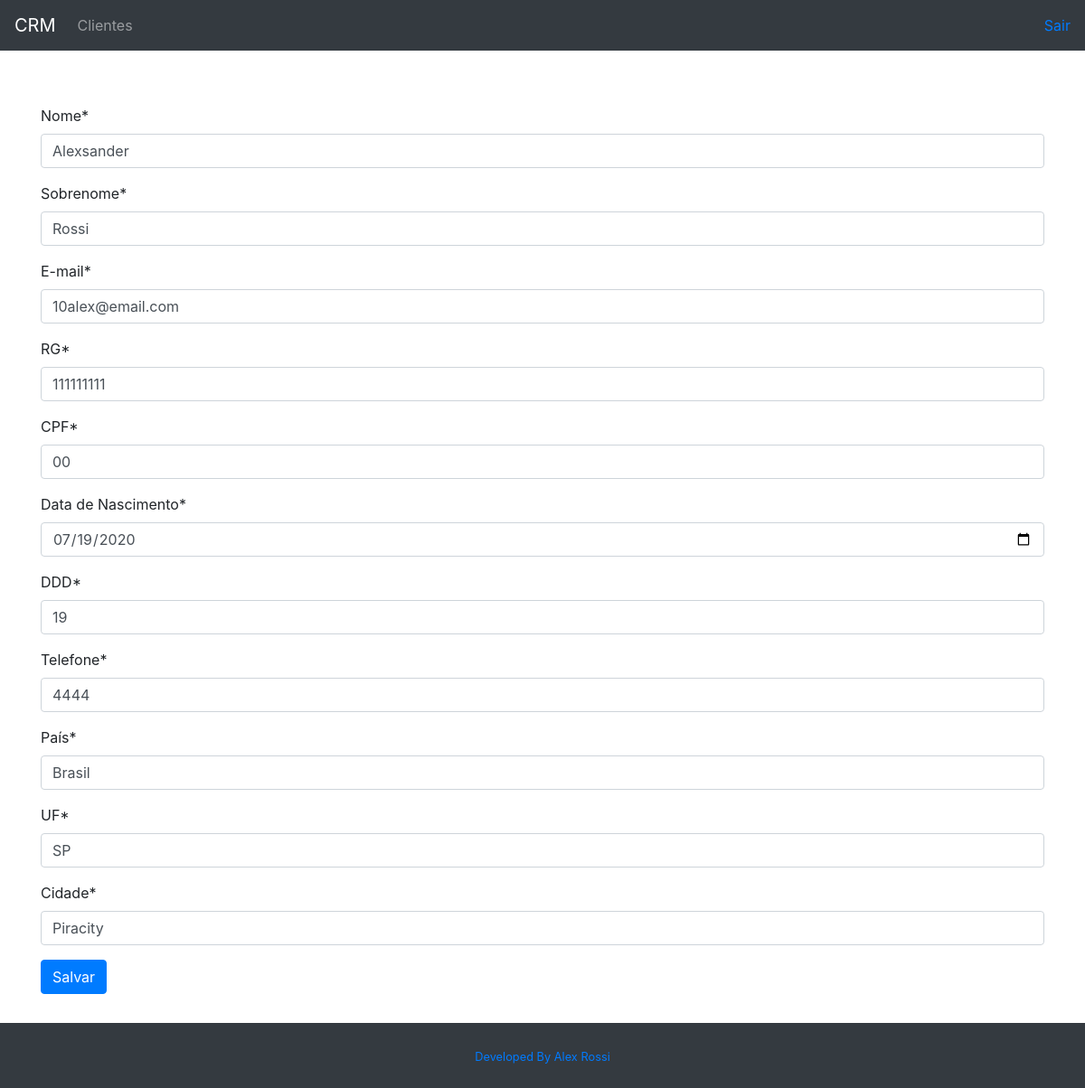
Before: /customer/3/ with the older database file.
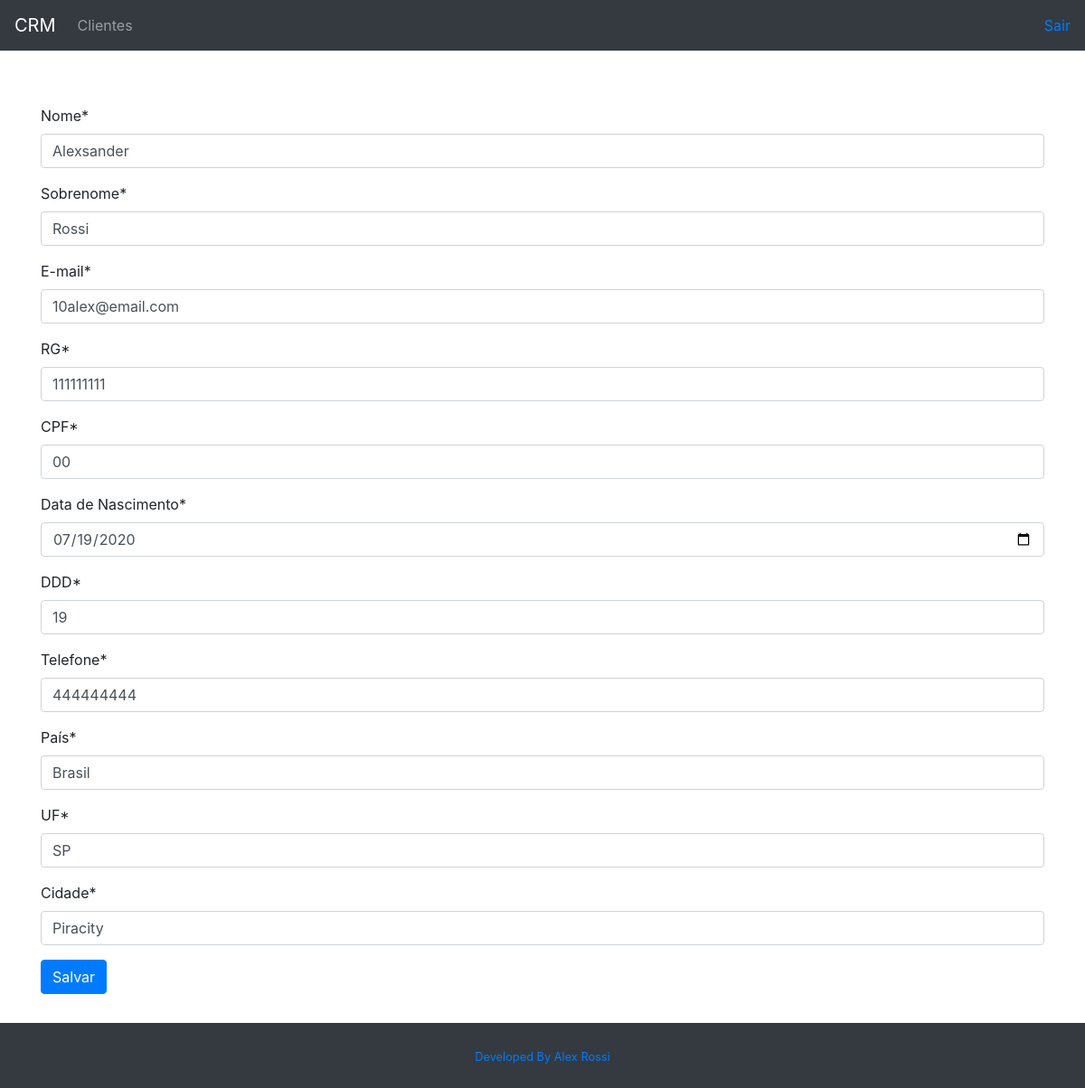
After: the same page with the newer database file.
### customer/models.py (models this page shows, shortened)
class Customer(models.Model):
  first_name = models.CharField(max_length=30)
  last_name = models.CharField(max_length=50)
  email = models.EmailField()
  document_rg = models.CharField(max_length=9)
  document_cpf = models.CharField(max_length=11)
  birth_date = models.DateField()
  area_code = models.CharField(max_length=3)
  phone_number = models.CharField(max_length=9)
  country = models.CharField(max_length=30)
  state = models.CharField(max_length=30)
  city = models.CharField(max_length=30)
  created_date = models.DateTimeField(auto_now_add=True)
  updated_date = models.DateTimeField(auto_now=True)
  active = models.BooleanField(default=True)
  class Meta:
    db_table = "customer"

### customer/views.py (the view, shortened to what this page needs)
# urls.py: path("<int:id>/", CustomerUpdateView.as_view(), name="customer-update"),
class CustomerUpdateView(UpdateView):
  template_name = "customer/customer.html"
  form_class = CustomerForm
  def get_object(self):
    id = self.kwargs.get("id")
    return get_object_or_404(Customer, id=id)

### customer/forms.py
class CustomerForm(forms.ModelForm):
  first_name = forms.CharField(
    label="Nome",
    error_messages={"max_length": "Máximo de 30 caracteres"}
    )
  last_name = forms.CharField(
    label="Sobrenome",
    error_messages={"max_length": "Máximo de 50 caracteres"}
    )
  email = forms.EmailField(label="E-mail")
  document_rg = forms.CharField(label="RG")
  document_cpf = forms.CharField(label="CPF")
  birth_date = forms.DateField(label="Data de Nascimento", widget=DateInput())
  area_code = forms.RegexField(
    label="DDD",
    regex=r"^\+?1?[0-9]{2}$",
    error_messages={"invalid": "Número de DDD inválido"}
    )
  phone_number = forms.RegexField(
    label="Telefone",
    regex=r"^\+?1?[0-9]{9,15}$",
    error_messages={"invalid": "Número de telefone inválido"}
    )
  country = forms.CharField(label="País")
  state = forms.CharField(label="UF")
  city = forms.CharField(label="Cidade")
  class Meta:
    model = Customer
    fields = (
      "first_name",
      "last_name",
      "email",
      "document_rg",
      "document_cpf",
      "birth_date",
      "area_code",
      "phone_number",
      "country",
      "state",
      "city",
    )

### customer/templates/customer/customer.html (shortened to what this page needs)
{% extends "model-page.html" %}
{% load crispy_forms_tags %}
{% block content %}
  <form method="POST">{% csrf_token %}
    {{ form|crispy }}
    <button type="submit" class="btn btn-primary">Salvar</button>
  </form>
{% endblock %}

Changed rows visible on the page:
changed Customer "Alexsander": phone_number "4444" → "444444444"
